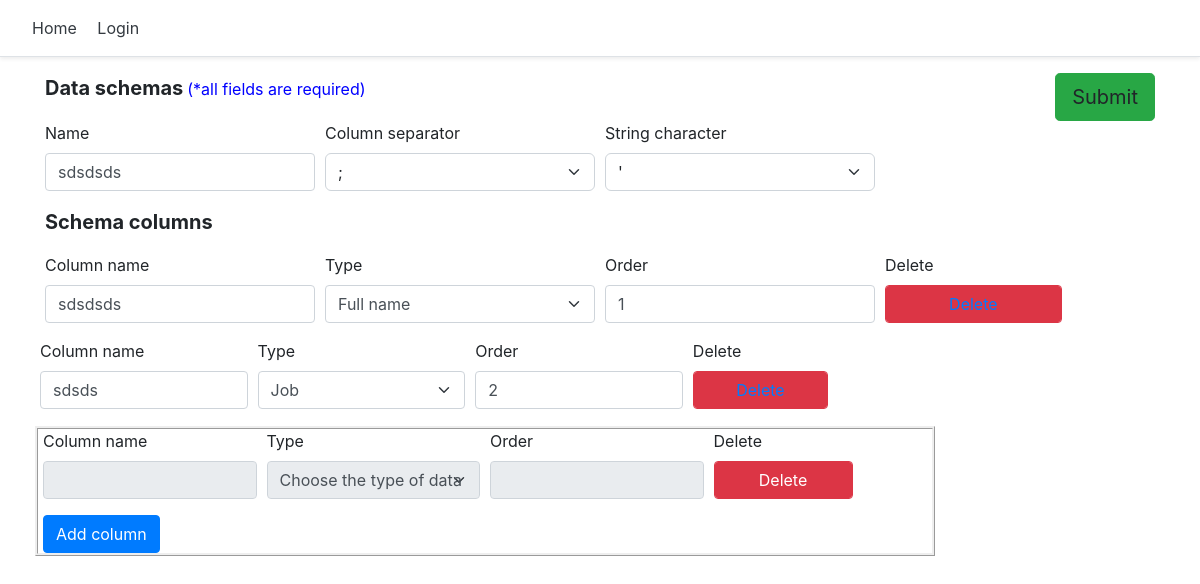
/schema/109/edit, run on the app's committed database.
### schema/models.py (models this page shows, shortened)
class Schema(models.Model):
    id = models.AutoField(primary_key=True)
    schema_name = models.CharField(max_length=50)
    column_separator = models.IntegerField(choices=COLUMN_SEPARATOR_CHOICES, default=1)
    string_character = models.IntegerField(choices=STRING_CHARACTER_CHOICES, default=1)
    created_at = models.DateTimeField(editable=False, auto_now=datetime.datetime.now())
    updated_at = models.DateTimeField(auto_now=datetime.datetime.now())
    status = models.BooleanField(default=False)
    user = models.ForeignKey(User, on_delete=models.CASCADE, related_name='schemas')

class Column(models.Model):
    id = models.AutoField(primary_key=True)
    column_name = models.CharField(max_length=50)
    type = models.IntegerField(choices=COLUMN_TYPE_CHOICES)
    order = models.IntegerField()
    schema = models.ForeignKey(Schema, on_delete=models.CASCADE, related_name='columns')

### schema/views.py (the view, shortened to what this page needs)
# urls.py: path('schema/<int:pk>/edit', edit_schema, name='edit_schema'),
def edit_schema(request, pk):
    context = {}
    schema = Schema.objects.filter(id=pk).first()
    columns = schema.columns.order_by('order')
    redirect_url = reverse('generate_data')
    if request.method == 'GET':
        form = SchemaUpdateForm(
            initial=
            {
                'schema_name': schema.schema_name,
                'column_separator': schema.column_separator,
                'string_character': schema.string_character,
            }
        )
        columns_lst = []
        for column in columns:
            columns_lst.append(ColumnUpdateForm(
                initial=
                {
                    'id': column.id,
                    'column_name': column.column_name,
                    'type': column.type,
                    'order': column.order,
                    'schema': column.schema.id
                }
            )
            )
        context['schema_form'] = form
        context['column_form'] = columns_lst
        context['column_form_empty'] = ColumnUpdateForm()
        context['id'] = pk
    return render(request, 'edit_schema.html', context)

### schema/forms.py (shortened to what this page needs)
class SchemaUpdateForm(forms.ModelForm):
    column_separator = forms.ChoiceField(choices=COLUMN_SEPARATOR_CHOICES)
    string_character = forms.ChoiceField(choices=STRING_CHARACTER_CHOICES)
    class Meta:
        model = Schema
        fields = ('schema_name', 'column_separator', 'string_character', 'user')

class ColumnUpdateForm(forms.ModelForm):
    class Meta:
        model = Column
        fields = ('column_name', 'type', 'order', 'schema')

### schema/templates/edit_schema.html (shortened to what this page needs)
{% extends 'home.html' %}
{% block content %}
  <link href="//maxcdn.bootstrapcdn.com/bootstrap/4.1.1/css/bootstrap.min.css" rel="stylesheet" id="bootstrap-css">
  <link rel="stylesheet" href="https://use.fontawesome.com/releases/v5.8.1/css/all.css">
  <div>
  <form id="schema_form" method="POST">
    <div class="container">
    <div class="d-flex flex-column">
      <div style="text-align: right">
                  <p style="float: left; font-weight: bold; font-size: 20px">Data schemas </p> <p style="float: left; color:blue; margin: 4px">(*all fields are required)</p>
                    <button style="float: right" id="submit_btn" type="submit"
                      class="btn btn-success btn-lg gradient-custom-4 text-body">Submit</button>
      </div>
        <div class="form-row">
          <div class="form-group col-md-3">
            <label for="inputEmail4">Name</label>
            <input type="text" class="form-control" id="inputEmail4" placeholder="Name" name="schema_name" required value="{{ schema_form.initial.schema_name }}">
          </div>
          <div class="form-group col-md-3">
            <label>Column separator</label>
            <select class="form-select" aria-label="Default select example" name="column_separator" required>
                {% for option in schema_form.column_separator %}
                <option>{{option}}</option>
                {% endfor %}
            </select>
          </div>
          <div class="form-group col-md-3">
          <label>String character</label>
          <select class="form-select" aria-label="Default select example" name="string_character" required>
              {% for option in schema_form.string_character %}
                <option>{{option}}</option>
              {% endfor %}
          </select>
          </div>
        </div>
        <p style="font-weight: bold; font-size: 20px">Schema columns</p>
        {% for column in column_form %}
        <div id="column-form-list" class="form-row">
          <div class="form-group col-md-3 column-form">
            <label for="inputCity">Column name</label>
            <input type="text" class="form-control" id="inputCity" name="column_name" value="{{ column.initial.column_name }}">
          </div>
          <div class="form-group col-md-3 column-form">
            <label for="inputState">Type</label>
            <select id="inputState" class="form-control form-select column-form" aria-label="Default select example" name="type">
                {% for option in column.type %}
                    <option>{{option}}</option>
               {% endfor %}
            </select>
          </div>
          <div class="form-group col-md-3 column-form">
            <label for="inputZip">Order</label>
            <input type="number" class="form-control" id="inputZip" name="order" value="{{ column.initial.order }}">
          </div>
          <div class="form-group col-md-2 column-form">
            <label for="inputZip">Delete</label>
            <button type="submit" class="btn btn-danger form-control"><a href="{% url 'delete_column' column.initial.schema column.initial.id %}">Delete</a></button>
          </div>
        {% endfor %}
        <div class="col-sm-12 col-md-12 col-lg-12">
        </div>
      </form>
  </div>
      <div style="width:900px;height:130px;border-style: ridge;" id="column-form-list" class="form-row">
          <div class="form-group col-md-3 column-form">
            <label for="inputCity">Column name</label>
            <input type="text" class="form-control" id="inputCity" name="name" readonly>
          </div>
          <div class="form-group col-md-3 column-form">
            <label for="inputState">Type</label>
            <select id="inputState" class="form-control form-select column-form" aria-label="Default select example" name="ctype" disabled="true">
              <option disabled selected>Choose the type of data</option>
            </select>
          </div>
          <div class="form-group col-md-3 column-form">
            <label for="inputZip">Order</label>
            <input type="number" class="form-control" id="inputZip" name="corder" readonly>
          </div>
          <div class="form-group col-md-2 column-form">
            <label for="inputZip">Delete</label>
            <button type="button" class="btn btn-danger form-control">Delete</button>
          </div>
          <div class="form-group col-md-3">
            <button id="add_btn" type="submit" class="btn btn-primary">Add column</button>
          </div>
        </div>
{% endblock %}

### templates/snippets/header.html (style rules this page uses)
@media (min-width: 768px) { html { font-size: 16px; } }

### data on the page
Schema: schema_name "sdsdsds"
Column: column_name "sdsdsds"
Column: column_name "sdsds"

### other printed values
form field column_separator ";"
form field string_character "'"
form field type "Full name"
form field type "Job"
